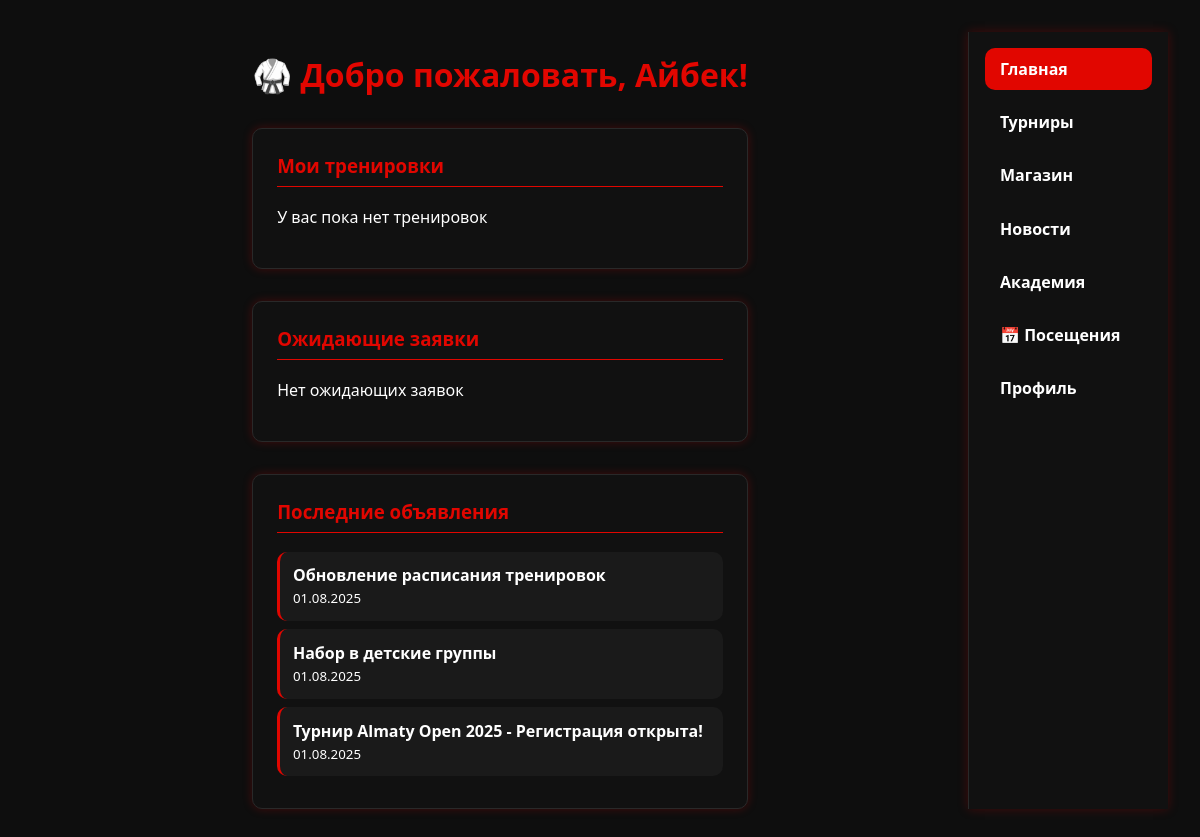
Before: / (signed in) with the older database file.
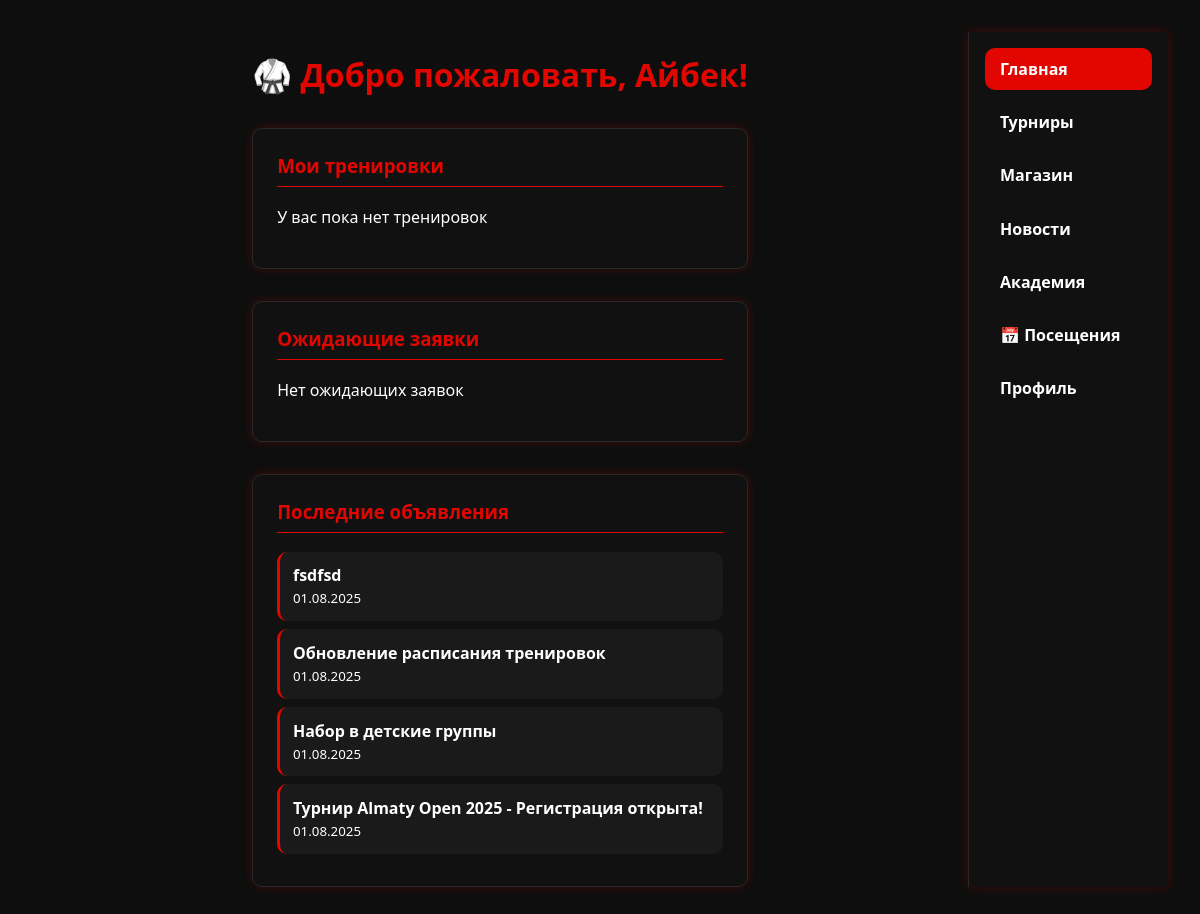
After: the same page with the newer database file.
### announcements/models.py (models this page shows, shortened)
class Announcement(models.Model):
    PRIORITY_CHOICES = [
        ("low", "Низкий"),
        ("medium", "Средний"),
        ("high", "Высокий"),
        ("urgent", "Срочный"),
    ]
    title = models.CharField(max_length=200, verbose_name="Заголовок")
    content = models.TextField(verbose_name="Содержание")
    author = models.ForeignKey(
        settings.AUTH_USER_MODEL,
        on_delete=models.CASCADE,
        limit_choices_to={"role__in": ["coach", "admin"]},
        verbose_name="Автор",
    )
    priority = models.CharField(
        max_length=10, choices=PRIORITY_CHOICES, default="medium", verbose_name="Приоритет"
    )
    is_published = models.BooleanField(default=True, verbose_name="Опубликовано")
    created_at = models.DateTimeField(auto_now_add=True, verbose_name="Дата создания")
    updated_at = models.DateTimeField(auto_now=True, verbose_name="Дата обновления")
    class Meta:
        verbose_name = "Объявление"
        verbose_name_plural = "Объявления"
        ordering = ["-priority", "-created_at"]

### dashboard/views.py (the view, shortened to what this page needs)
# urls.py: path("", views.home, name="home"),
@login_required
def home(request):
    user = request.user
    context = {
        "user": user,
        "announcements": Announcement.objects.filter(is_published=True)[:5],
    }
    if user.is_student:
        context.update(
            {
                "my_trainings": TrainingApplication.objects.filter(student=user, status="approved"),
                "my_tournaments": TournamentApplication.objects.filter(
                    participant=user, status="approved"
                ),
                "recent_attendance": Attendance.objects.filter(student=user)[:10],
                "my_rewards": RewardClaim.objects.filter(student=user)[:5],
            }
        )
    elif user.is_coach:
        context.update(
            {
                "my_trainings": Training.objects.filter(coach=user),
                "pending_applications": TrainingApplication.objects.filter(
                    training__coach=user, status="pending"
                ),
                "recent_attendance": Attendance.objects.filter(training__coach=user)[:10],
            }
        )
    return render(request, "dashboard/home.html", context)

### users/models.py (called while the page is built)
    @property
    def is_student(self):
        return self.role == "student"

    @property
    def is_coach(self):
        return self.role == "coach"

### templates/dashboard/home.html (shortened to what this page needs)
<!DOCTYPE html>
<html lang="ru">
  <head>
  </head>
  <body>
    <div class="container">
      <h1>🥋 Добро пожаловать, {{ user.first_name }}!</h1>
      <div class="dashboard-grid">
        {% if user.role == 'student' %}
          <div class="card">
            <h3>Мои тренировки</h3>
            {% if my_trainings %}
              {% for training in my_trainings %}
                <div class="list-item">
                  <strong>{{ training.training.title }}</strong><br />
                  <small>{{ training.training.gym.name }}</small>
                </div>
              {% endfor %}
            {% else %}
              <p>У вас пока нет активных тренировок</p>
            {% endif %}
          </div>
          <div class="card">
            <h3>Мои турниры</h3>
            {% if my_tournaments %}
              {% for tournament in my_tournaments %}
                <div class="list-item">
                  <strong>{{ tournament.tournament.title }}</strong><br />
                  <small>{{ tournament.tournament.tournament_date|date:'d.m.Y' }}</small>
                </div>
              {% endfor %}
            {% else %}
              <p>У вас пока нет активных турниров</p>
            {% endif %}
          </div>
          <div class="card">
            <h3>Последние посещения</h3>
            {% if recent_attendance %}
              {% for attendance in recent_attendance %}
                <div class="list-item">
                  <strong>{{ attendance.date|date:'d.m.Y' }}</strong><br />
                  <small>
                    {% if attendance.is_present %}
                      Присутствовал
                    {% else %}
                      Отсутствовал
                    {% endif %}
                  </small>
                </div>
              {% endfor %}
            {% else %}
              <p>Нет данных о посещениях</p>
            {% endif %}
          </div>
        {% elif user.role == 'coach' %}
          <div class="card">
            <h3>Мои тренировки</h3>
            {% if my_trainings %}
              {% for training in my_trainings %}
                <div class="list-item">
                  <strong>{{ training.title }}</strong><br />
                  <small>{{ training.gym.name }}</small>
                </div>
              {% endfor %}
            {% else %}
              <p>У вас пока нет тренировок</p>
            {% endif %}
          </div>
          <div class="card">
            <h3>Ожидающие заявки</h3>
            {% if pending_applications %}
              {% for application in pending_applications %}
                <div class="list-item">
                  <strong>{{ application.student.get_full_name }}</strong><br />
                  <small>{{ application.training.title }}</small>
                </div>
              {% endfor %}
            {% else %}
              <p>Нет ожидающих заявок</p>
            {% endif %}
          </div>
        {% endif %}
        <div class="card">
          <h3>Последние объявления</h3>
          {% if announcements %}
            {% for announcement in announcements %}
              <div class="list-item">
                <strong>{{ announcement.title }}</strong><br />
                <small>{{ announcement.created_at|date:'d.m.Y' }}</small>
              </div>
            {% endfor %}
          {% else %}
            <p>Нет объявлений</p>
          {% endif %}
        </div>
      </div>
    </div>
    <nav>
      <a href="{% url 'dashboard:home' %}" class="active">Главная</a>
      <a href="{% url 'tournaments:list' %}">Турниры</a>
      <a href="{% url 'store:list' %}">Магазин</a>
      <a href="{% url 'announcements:list' %}">Новости</a>
      <a href="{% url 'gyms:list' %}">Академия</a>
      <a href="{% url 'attendance:list' %}">📅 Посещения</a>
      <a href="{% url 'users:profile' %}">Профиль</a>
    </nav>
  </body>
</html>

Changed rows visible on the page:
added Announcement: title "fsdfsd", created_at "01.08.2025"
